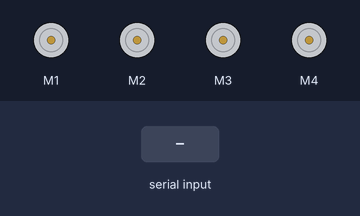
Simulated run of this sketch. Board: Arduino Uno, built with avr-gcc and run on an emulated ATmega328P. Shown: 4 × DC motor (green arrow = forward, orange = backward, longer = faster). Inputs (shaded band) come from the test bench. What the sketch prints to the serial monitor is not drawn.

Above: at 1.2 s.
1.3 s: "w" received over Serial
At 1.4 s:
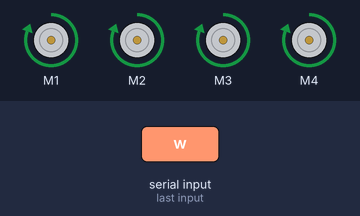
3.0 s: "s" received over Serial
At 3.1 s:
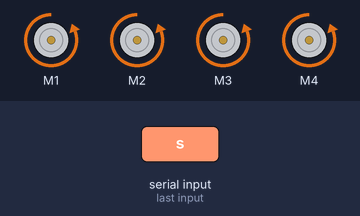
4.7 s: "a" received over Serial
At 4.8 s:
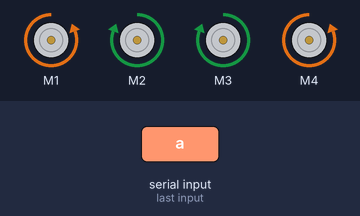
6.4 s: "d" received over Serial
At 6.5 s:
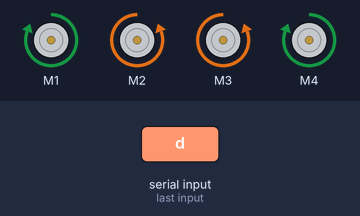
Timing chart, 0 to 9.1 s (numbered marks = the images above; inputs shaded):
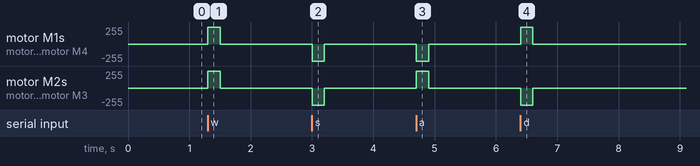

The sketch:

motor_test.ino
```cpp
#include <AFMotor.h>

AF_DCMotor m1(1);
AF_DCMotor m2(2);
AF_DCMotor m3(3);
AF_DCMotor m4(4);
int state = 0;
unsigned long lastMsg = 0;

void setup() {
  // put your setup code here, to run once:

  Serial.begin(9600);
  Serial.println("Motor test!");

  m1.setSpeed(255);
  m2.setSpeed(255);
  m3.setSpeed(255);
  m4.setSpeed(255);
}

void loop()
{
    // Checks whether data is comming from the serial port
    if(Serial.available() > 0)
    {
        state = Serial.read(); // Reads the data from the serial port
        lastMsg = millis();
    }
    else
    {
        if (millis() - lastMsg > 200)
        {
            state = 0;
        }
    }

    if (state == 'w')
    {
        m1.run(FORWARD);
        m2.run(FORWARD);
        m3.run(FORWARD);
        m4.run(FORWARD);
    }
    else if (state == 's')
    {
        m1.run(BACKWARD);
        m2.run(BACKWARD);
        m3.run(BACKWARD);
        m4.run(BACKWARD);
    }
    else if (state == 'a')
    {
        m1.run(BACKWARD);
        m2.run(FORWARD);
        m3.run(FORWARD);
        m4.run(BACKWARD);
    }
    else if (state == 'd')
    {
        m1.run(FORWARD);
        m2.run(BACKWARD);
        m3.run(BACKWARD);
        m4.run(FORWARD);
    }
    else
    {
        m1.run(RELEASE);
        m2.run(RELEASE);
        m3.run(RELEASE);
        m4.run(RELEASE);
    }

}
```

Measured:
- after the input at 1.3 s, motor M1–4: stopped → forward 255/255 at once, → stopped 0.20 s later
- after the input at 3.0 s, motor M1–4: stopped → backward 255/255 at once, → stopped 0.20 s later
- after the input at 4.7 s, motor M1, motor M4: stopped → backward 255/255 at once, → stopped 0.20 s later; motor M2, motor M3: stopped → forward 255/255 at once, → stopped 0.20 s later
- after the input at 6.4 s, motor M1, motor M4: stopped → forward 255/255 at once, → stopped 0.20 s later; motor M2, motor M3: stopped → backward 255/255 at once, → stopped 0.20 s later
